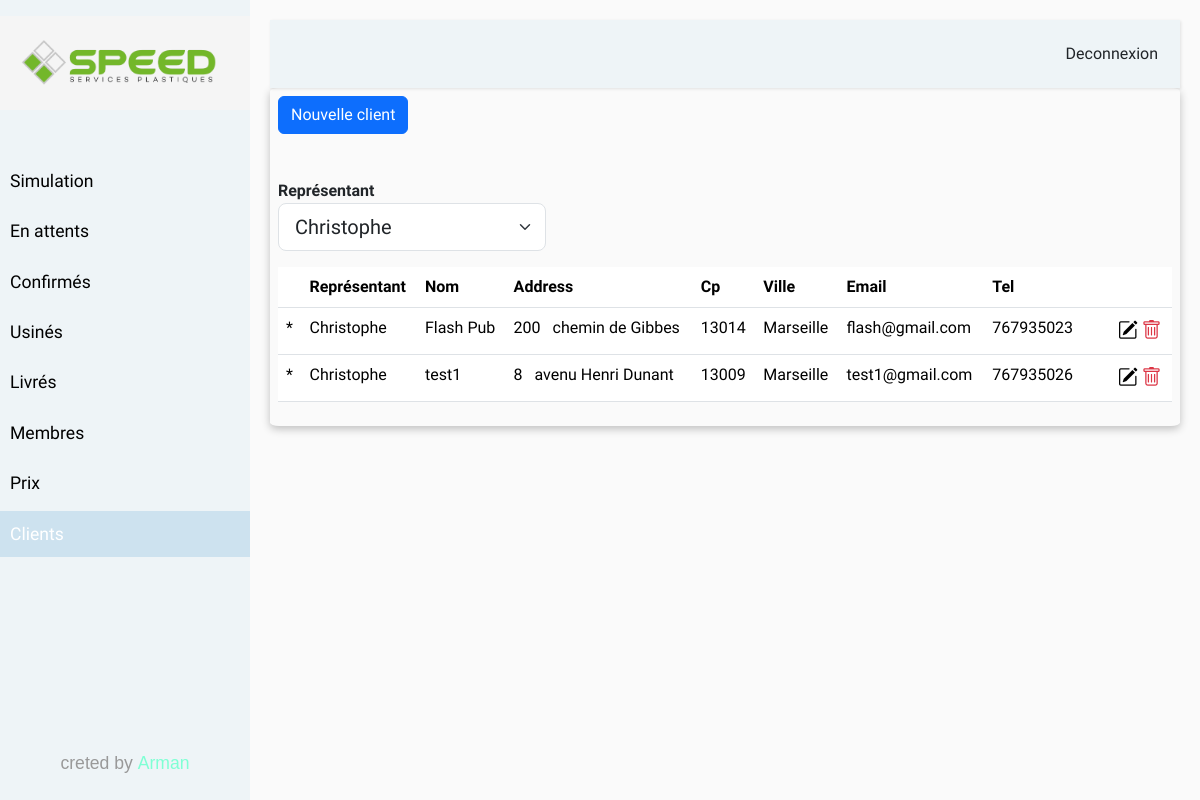
The app's page /clients (signed in), older data.
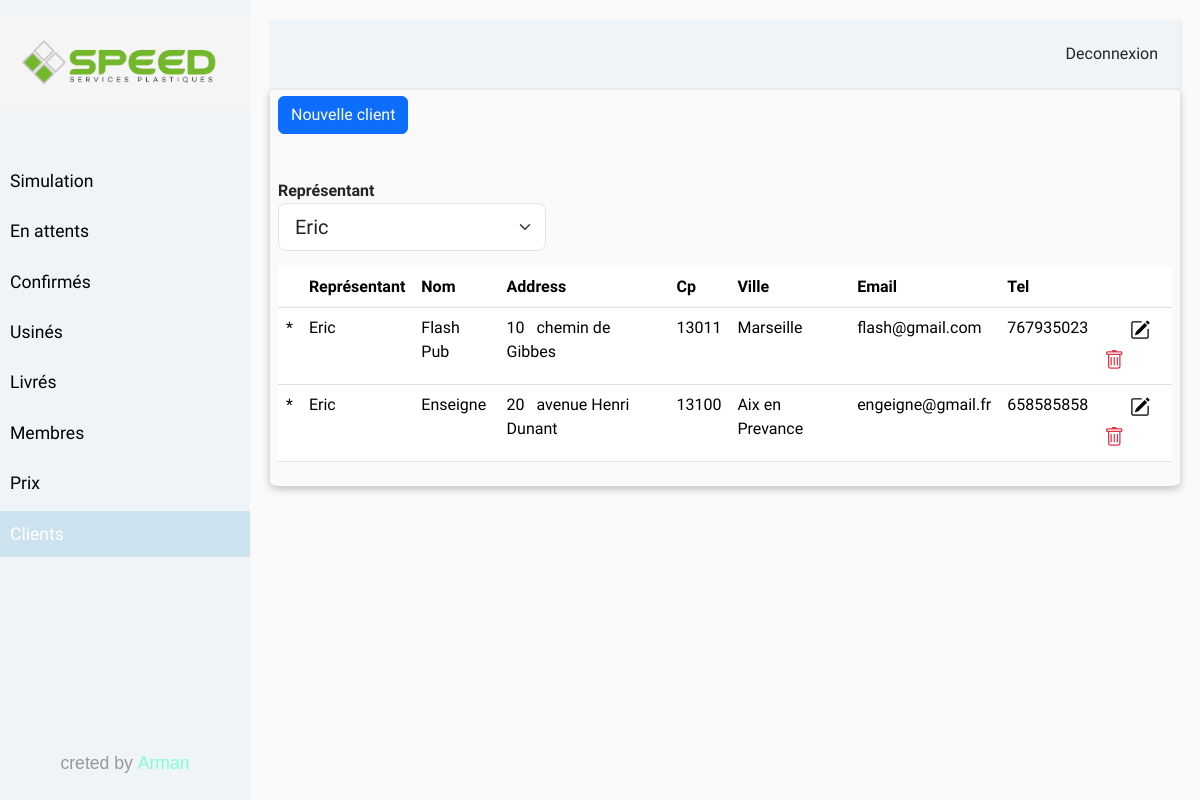
The same page, newer data.
### models/models.py (models this page shows, shortened)
class Client(db.Model):
    __tablename__ = 'client'
    id = db.Column(db.Integer(),autoincrement=True, primary_key=True)
    user_id = db.Column(db.Integer , ForeignKey('user.id'),nullable=False)
    name = db.Column(db.String(80), nullable=False)
    ville = db.Column(db.String(80), nullable=False)
    cp = db.Column(db.Integer(), nullable=False)
    numero = db.Column(db.Integer(), nullable=True)
    addresse = db.Column(db.String(256), nullable=False)
    email = db.Column(db.String(255), unique=True)
    tel = db.Column(db.String(20), nullable=False)
    prix_livr = db.Column(db.Float , nullable=False)
    rel_client_commande = relationship("Commande", backref = "client")

class User(db.Model, UserMixin):
    __tablename__ = 'user'
    id = db.Column(db.Integer, autoincrement=True, primary_key=True)
    username=db.Column(db.String(255), nullable=False)
    email = db.Column(db.String(255), unique=True)
    password = db.Column(db.String(255), nullable=False, server_default='')
    tel = db.Column(db.String(20), nullable=False)
    role_id = db.Column(db.Integer , ForeignKey('role.id'),nullable=False)
    rel_user_client = relationship("Client", backref = "user")

### routes.py (the view)
@app.route('/clients')
@login_required
def clients():
    representants = get_all_representants()
    first_rep = representants[0].id
    clients= get_cients_by_rep(first_rep)
    return render_template('clients.html', user = current_user,representants = representants, clients=clients, page ="Clients")

### app.py (called while the page is built)
@login_manager.user_loader
def load_user(id):
    return User.query.get(int(id))

### models/models.py (called while the page is built)
def get_all_representants():
    return User.query.filter_by(role_id=2).all()

def get_cients_by_rep(first_rep_id):
    clients=db.session.query(Client.name,Client.ville,Client.cp,Client.numero,Client.addresse,User.username,Client.email,Client.tel,User.id,Client.id).join(User,Client.user_id== User.id ).filter(Client.user_id == first_rep_id ).all()
    result = []
    for row in  clients :
        result.append(row._data)
    return result

### routes.py (called while the page is built)
@app.before_request
def session_handler():
    session.permanent = True
    app.permanent_session_lifetime = timedelta(days=30)

### templates/clients.html (shortened to what this page needs)
{% extends 'base.html' %}
{% block contenue %}
<a href="#" class="btn btn-primary" style="margin-bottom: 1.3rem;" onclick="newClientForm()">Nouvelle client </a>
<table id="clients_table" class="table">
    <div class="mt-4">
        <label for="representant"><strong>Représentant</strong></label>
        <select id="representant" class="form-select form-select-lg mb-3"
            aria-label=".form-select-sm nouvelle_utilisateur" style="width: 30%;">
            {% for item in representants%}
            <option value='{{ item.id}}'>{{ item.username}}</option>
            {% endfor %}
        </select>
    </div>
    <thead class="thead-light">
        <tr>
            <th scope="row"></th>
            <th scope="col">Représentant</th>
            <th scope="col">Nom</th>
            <th scope="col">Address</th>
            <th scope="col">Cp</th>
            <th scope="col">Ville</th>
            <th scope="col">Email</th>
            <th scope="col">Tel</th>
            <th></th>
        </tr>
    </thead>
    <tbody>
        {% for item in clients %}
        <tr>
            <td>*</th>
            <td>{{item[5]}}</td>
            <td>{{item[0]}}</td>
            <td> <span class="numero_voie_edit_span">{{item[3]}}</span > &nbsp <span class="name_voie_edit_span">{{item[4]}}</span> </td>
            <td>{{item[2]}}</td>
            <td>{{item[1]}}</td>
            <td>{{item[6]}}</td>
            <td>{{item[7]}}</td>
            <td>
                <i class="bi bi-pencil-square getInfoBtn" style="font-size: 20px;"></i>
                <i type="button" class="delete_icon bi bi-trash text-danger " style="font-size: 20px;"
                    onclick="delete_client(this,'{{item[9]}}')"></i>
            </td>
        </tr>
        {% endfor %}
    </tbody>
</table>
{% endblock %}

### templates/base.html (shortened to what this page needs)
{% extends 'base_header_footer.html' %}
{% block body %}
<div id="main_contenue" class="wrapper">
  <nav id="sidebar">
    <div class="sidebar-header mt-3">
      <a href="{{url_for( 'Usinage')}}" class="logo me-auto"><img
          src="{{ url_for('static', filename= 'img/logo/logo.png') }}" alt="speed logo" style="width: 200px;"></a>
    </div>
    <ul class="list-unstyled  mt-5">
      {% if user.role_id==1 or user.role_id==2 %}
        {% if page == "Simulation" %}
          <li class="mt-1 active">
        {% else %}
          <li class="mt-1">
        {% endif %}
        <a href="{{url_for( 'Usinage')}}">Simulation</a>
      </li class=" mt-1">
      {% endif %}
      {% if page == "attents" %}
      <li class="mt-1 active">
        {% else %}
      <li class="mt-1">
        {% endif %}
        <a href="{{url_for( 'en_attente')}}">En attents</a>
      </li class=" mt-1">
      {% if page == "Confirmés" %}
          <li class="mt-1 active">
        {% else %}
          <li class="mt-1">
        {% endif %}
        <a href="{{url_for( 'confirmé')}}">Confirmés</a>
      </li>
      {% if page == "Usinés" %}
          <li class="mt-1 active">
        {% else %}
          <li class="mt-1">
        {% endif %}
        <a href="{{url_for('usiné')}}">Usinés</a>
      </li>
      {% if page == "Livrés" %}
          <li class="mt-1 active">
        {% else %}
          <li class="mt-1">
        {% endif %}
        <a href="{{url_for('livré')}}">Livrés</a>
      </li>
      {% if page == "Membres" %}
          <li class="mt-1 active">
        {% else %}
          <li class="mt-1">
        {% endif %}
        <a href="{{url_for('membres')}}">Membres</a>
      </li>
      {% if page == "Prix" %}
          <li class="mt-1 active">
        {% else %}
          <li class="mt-1">
        {% endif %}
        <a href="{{url_for('prix')}}">Prix</a>
      </li>
      {% if page == "Clients" %}
          <li class="mt-1 active">
        {% else %}
          <li class="mt-1">
        {% endif %}
        <a href="{{url_for('clients')}}">Clients</a>
      </li>
    </ul>
    <footer style="bottom: 5px; position: absolute; width: 100%;">
      <p class="text-center">creted by <strong style="color: aquamarine;">Arman</strong></p>
    </footer>
  </nav>
  <div id="content">
    <nav class="navbar navbar-expand-lg navbar-light bg-light">
      <div class="container-fluid d-flex">
        <div class=" " id="navbarSupportedContent">
          <ul class="nav navbar-nav ml-auto ">
            <li class="nav-item active d-inline-block">
              <a href="{{ url_for('logout') }}">Deconnexion</a>
            </li>
          </ul>
        </div>
      </div>
    </nav>
    <div id="main_container" class="p-2">
      {% block contenue %}
      {% endblock %}
    </div>
  </div>
</div>
{% endblock %}

### templates/base_header_footer.html (shortened to what this page needs)
<!DOCTYPE html>
<html lang="fr">
<head>
  <link href="https://cdn.rawgit.com/harvesthq/chosen/gh-pages/chosen.min.css" rel="stylesheet"/>
  <link href="{{ url_for('static', filename= 'includes/css/animate.min.css') }}" rel="stylesheet">
  <link href="{{ url_for('static', filename= 'includes/css/aos.css') }}" rel="stylesheet">
  <link href="{{ url_for('static', filename= 'includes/css/bootstrap.min.css') }}" rel="stylesheet">
  <link href="{{ url_for('static', filename= 'includes/css/bootstrap-icons.css') }}" rel="stylesheet">
  <link href="{{ url_for('static', filename= 'includes/css/boxicons.min.css') }}" rel="stylesheet">
  <link href="{{ url_for('static', filename= 'includes/css/glightbox.min.css') }}" rel="stylesheet">
  <link href="{{ url_for('static', filename= 'includes/css/swiper-bundle.min.css') }}" rel="stylesheet">
  <link rel="stylesheet" href="{{ url_for('static', filename= 'css/style.css') }}">
</head>
<body>
  {% block body %}
  {% endblock %}
</body>
</html>

### static/css/style.css (style rules this page uses)
* { margin: 0; padding: 0; box-sizing: border-box; }
body { font-family: 'Poppins', sans-serif; background: #fafafa; }
p { font-family: 'Poppins', sans-serif; font-size: 1.1em; font-weight: 300; line-height: 1.7em; color: #999; }
a, a:hover, a:focus { color: inherit; text-decoration: none; transition: all 0.3s; }
.navbar { padding: 15px 10px; background-color: rgb( 238, 244, 247 ) !important; border: none; border-radius: 0; box-shadow: 1px 1px 3px rgba(0, 0, 0, 0.1); }
#sidebar { width: 250px; position: fixed; top: 0; height: 100vh; z-index: 999; background: rgb( 238, 244, 247 ); color: black; left: 0; overflow-y: hidden; }
#sidebar .sidebar-header { padding: 20px; background: rgb(245, 245, 245); }
#sidebar ul li a { padding: 10px; font-size: 1.1em; display: block; }
#sidebar ul li.active>a, a[aria-expanded="true"] { color: #fff; background: #cde2ef ; }
#content { left: 250px !important; padding: 20px; min-height: 100vh; transition: all 0.3s; position: absolute; top: 0; right: 0; }
#main_container { box-shadow: rgba(0, 0, 0, 0.24) 0px 3px 8px; border-radius: 1%; }
body { font-family: 'Asap', sans-serif; }

Row changes from the older to the newer data that the page shows:
removed Client: username "Christophe", name "Flash Pub", numero "200", addresse "chemin de Gibbes", cp "13014", ville "Marseille", email "flash@gmail.com", tel "767935023"
removed Client: username "Christophe", name "test1", numero "8", addresse "avenu Henri Dunant", cp "13009", ville "Marseille", email "test1@gmail.com", tel "767935026"
added Client: username "Eric", name "Flash Pub", numero "10", addresse "chemin de Gibbes", cp "13011", ville "Marseille", email "flash@gmail.com", tel "767935023"
added Client: username "Eric", name "Enseigne", numero "20", addresse "avenue Henri Dunant", cp "13100", ville "Aix en Prevance", email "engeigne@gmail.fr", tel "658585858"
Text that changed along with them:
form field value: "Christophe" → "Eric"
